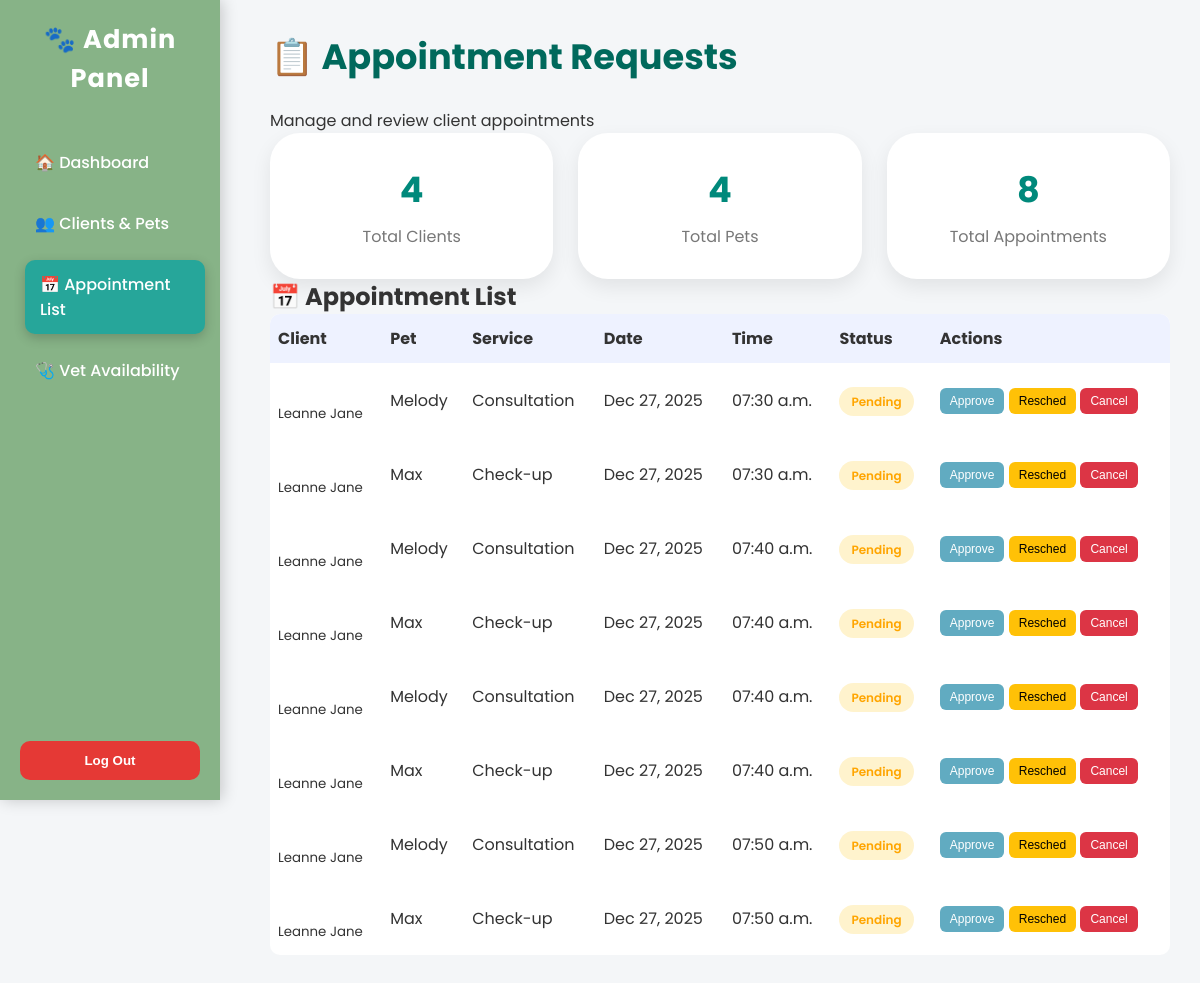
Page /appointment-list/ on the committed database.
### main/models.py (models this page shows, shortened)
class Appointment(models.Model):
    APPOINTMENT_TYPES = [
        ('Vaccination', 'Vaccination'),
        ('Grooming', 'Grooming'),
        ('Check-up', 'Check-up'),
        ('Consultation', 'Consultation'),
    ]
    STATUS_CHOICES = [
        ('Pending', 'Pending'),
        ('Approved', 'Approved'),
        ('Rejected', 'Rejected'),
    ]
    PAYMENT_STATUS = [
        ('Unpaid', 'Unpaid'),
        ('Paid', 'Paid'),
    ]
    user = models.ForeignKey(User, on_delete=models.CASCADE)
    pet = models.ForeignKey(
        Pet,
        on_delete=models.SET_NULL,
        null=True,
        blank=True,
        related_name='appointments'
    )
    date = models.DateField()
    time = models.TimeField()
    appointment_type = models.CharField(
        max_length=20,
        choices=APPOINTMENT_TYPES
    )
    notes = models.TextField(blank=True)
    status = models.CharField(
        max_length=20,
        choices=STATUS_CHOICES,
        default='Pending'
    )
    payment_status = models.CharField(
        max_length=10,
        choices=PAYMENT_STATUS,
        default='Unpaid'
    )
    created_at = models.DateTimeField(auto_now_add=True)
    class Meta:
        ordering = ['date', 'time']

class Pet(models.Model):
    owner = models.ForeignKey(User, on_delete=models.CASCADE)
    name = models.CharField(max_length=100)
    species = models.CharField(max_length=50)
    breed = models.CharField(max_length=100, blank=True, null=True)
    gender = models.CharField(max_length=10)
    color = models.CharField(max_length=50, blank=True, null=True)
    birthday = models.DateField(blank=True, null=True)
    age = models.PositiveIntegerField(default=0)
    weight = models.DecimalField(max_digits=5, decimal_places=2, blank=True, null=True)
    image = models.ImageField(upload_to='pets/', blank=True, null=True)
    is_active = models.BooleanField(default=True)  # Soft-delete flag

### main/views.py (the view)
# urls.py: path('appointment-list/', views.appointment_list, name='appointment_list'),
def appointment_list(request):
    appointments = Appointment.objects.select_related('user', 'pet').all().order_by('-date', 'time')
    total_users = User.objects.filter(is_staff=False).count()
    total_pets = Pet.objects.count()
    total_appointments = appointments.count()
    context = {
        'appointments': appointments,
        'total_users': total_users,
        'total_pets': total_pets,
        'total_appointments': total_appointments
    }
    return render(request, 'admin/appointment_list.html', context)

### main/templates/admin/appointment_list.html (shortened to what this page needs)
{% load static %}
<!DOCTYPE html>
<html lang="en">
<head>
    <link rel="stylesheet" href="{% static 'css/admin/admin_dashboard.css' %}">
    <link rel="stylesheet" href="{% static 'css/admin/appointment_list.css' %}">
</head>
<body>
<div class="sidebar">
    <div>
        <h2>🐾 Admin Panel</h2>
        <div class="nav-links">
            <a href="{% url 'admin_dashboard' %}">🏠 Dashboard</a>
            <a href="{% url 'clients_pets' %}">👥 Clients & Pets</a>
            <a href="{% url 'appointment_list' %}" class="active">📅 Appointment List</a>
            <a href="{% url 'vet_availability_admin' %}">🩺 Vet Availability</a>
        </div>
    </div>
    <form action="{% url 'logout' %}" method="post">
        <button type="submit" class="logout-btn">Log Out</button>
    </form>
</div>
<div class="main-content">
    <div class="dashboard-header">
        <h1>📋 Appointment Requests</h1>
        <p>Manage and review client appointments</p>
    </div>
    <div class="card-container">
        <div class="card">
            <h2>{{ total_users }}</h2>
            <p>Total Clients</p>
        </div>
        <div class="card">
            <h2>{{ total_pets }}</h2>
            <p>Total Pets</p>
        </div>
        <div class="card">
            <h2>{{ total_appointments }}</h2>
            <p>Total Appointments</p>
        </div>
    </div>
    <div class="table-container">
        <h2>📅 Appointment List</h2>
        <table class="data-table">
            <thead>
                <tr>
                    <th>Client</th>
                    <th>Pet</th>
                    <th>Service</th>
                    <th>Date</th>
                    <th>Time</th>
                    <th>Status</th>
                    <th>Actions</th>
                </tr>
            </thead>
            <tbody>
            {% for a in appointments %}
                <tr>
                    <td>
                        <strong>{{ a.user.first_name }} {{ a.user.last_name }}</strong><br>
                        <small>{{ a.user.username }}</small>
                    </td>
                    <td>{{ a.pet.name }}</td>
                    <td>{{ a.appointment_type }}</td>
                    <td>{{ a.date|date:"M d, Y" }}</td>
                    <td>{{ a.time|time:"h:i a" }}</td>
                    <td>
                        <span class="status {{ a.status|lower }}">
                            {{ a.status }}
                        </span>
                    </td>
                    <td class="action-buttons">
                        <button class="btn approve"
                                onclick="confirmAction('approve', {{ a.id }})"
                                {% if a.status != 'Pending' %}disabled{% endif %}>
                            Approve
                        </button>
                        <button class="btn resched"
                                onclick="openReschedule({{ a.id }})"
                                {% if a.status == 'Cancelled' %}disabled{% endif %}>
                            Resched
                        </button>
                        <button class="btn cancel"
                                onclick="confirmAction('cancel', {{ a.id }})"
                                {% if a.status == 'Cancelled' %}disabled{% endif %}>
                            Cancel
                        </button>
                    </td>
                </tr>
            {% empty %}
                <tr>
                    <td colspan="7" style="text-align:center;">
                        No appointment requests found.
                    </td>
                </tr>
            {% endfor %}
            </tbody>
        </table>
    </div>
</div>
</body>
</html>

### main/static/css/admin/admin_dashboard.css (style rules this page uses)
:root { --primary: #00897b; --secondary: #26a69a; --dark: #00695c; --light: #f4f6f9; --white: #fff; --danger: #e53935; }
* { box-sizing: border-box; margin: 0; padding: 0; }
body { font-family: 'Poppins', sans-serif; background: var(--light); color: #333; }
.sidebar { width: 260px; height: 100vh; position: fixed; display: flex; flex-direction: column; justify-content: space-between; padding: 25px 20px; background: linear-gradient(180deg, var(--dark), var(--primary)); color: var(--white); box-shadow: 2px 0 15px rgba(0,0,0,0.2); }
.sidebar h2 { text-align: center; font-size: 1.6rem; font-weight: 700; margin-bottom: 40px; letter-spacing: 1px; }
.nav-links a { display: flex; align-items: center; padding: 12px 15px; margin-bottom: 12px; border-radius: 10px; color: var(--white); font-weight: 500; text-decoration: none; transition: all 0.3s ease; }
.nav-links a:hover, .nav-links a.active { background: var(--secondary); transform: translateX(5px); box-shadow: 0 4px 12px rgba(0,0,0,0.2); }
.logout-btn { width: 100%; padding: 12px; border: none; border-radius: 10px; background: var(--danger); color: var(--white); font-weight: 600; cursor: pointer; transition: 0.3s; }
.main-content { margin-left: 280px; padding: 40px; }
.dashboard-header h1 { font-size: 2.2rem; font-weight: 700; color: var(--dark); margin-bottom: 25px; }
.card-container { display: grid; grid-template-columns: repeat(auto-fit, minmax(220px, 1fr)); gap: 25px; }
.card { background: var(--white); padding: 30px; text-align: center; border-radius: 30px; box-shadow: 0 8px 20px rgba(0,0,0,0.08); transition: all 0.3s ease; }
.card h2 { font-size: 2.2rem; color: var(--primary); margin-bottom: 8px; }
.card p { color: #777; font-size: 1rem; }

### main/static/css/admin/appointment_list.css (style rules this page uses)
body { font-family: 'Poppins', sans-serif; background: #f4f6f8; margin: 0; }
.sidebar { width: 220px; height: 100vh; background: rgb(135, 179, 135); color: white; padding: 20px; position: fixed; }
.sidebar a { display: block; color: white; text-decoration: none; margin: 12px 0; }
.main-content { margin-left: 240px; padding: 30px; }
table { width: 100%; background: white; border-radius: 10px; border-collapse: collapse; overflow: hidden; }
th, td { padding: 14px; text-align: left; }
thead { background: #eef2ff; }
.status { padding: 6px 12px; border-radius: 20px; font-size: 12px; font-weight: 600; }
.status.pending { background: #fff3cd; }
.btn { padding: 6px 10px; border: none; border-radius: 6px; font-size: 12px; cursor: pointer; }
.approve { background: #61abc1; color: white; }
.cancel { background: #dc3545; color: white; }
.resched { background: #ffc107; }

### main/templates/admin/appointment_list.html (style rules this page uses)
.data-table th, .data-table td { padding: 12px 8px; text-align: left; }
.status.pending { color: orange; }

### rows in the picture
Appointment: user.username "Leanne Jane", pet.name "Melody", appointment_type "Consultation", date "Dec 27, 2025", time "07:30 a.m.", status "Pending"
Appointment: user.username "Leanne Jane", pet.name "Max", appointment_type "Check-up", date "Dec 27, 2025", time "07:30 a.m.", status "Pending"
Appointment: user.username "Leanne Jane", pet.name "Melody", appointment_type "Consultation", date "Dec 27, 2025", time "07:40 a.m.", status "Pending"
Appointment: user.username "Leanne Jane", pet.name "Max", appointment_type "Check-up", date "Dec 27, 2025", time "07:40 a.m.", status "Pending"
Appointment: user.username "Leanne Jane", pet.name "Melody", appointment_type "Consultation", date "Dec 27, 2025", time "07:40 a.m.", status "Pending"
Appointment: user.username "Leanne Jane", pet.name "Max", appointment_type "Check-up", date "Dec 27, 2025", time "07:40 a.m.", status "Pending"
Appointment: user.username "Leanne Jane", pet.name "Melody", appointment_type "Consultation", date "Dec 27, 2025", time "07:50 a.m.", status "Pending"
Appointment: user.username "Leanne Jane", pet.name "Max", appointment_type "Check-up", date "Dec 27, 2025", time "07:50 a.m.", status "Pending"

### other values in the picture
{{ total_users }} "4"
{{ total_pets }} "4"
{{ total_appointments }} "8"
